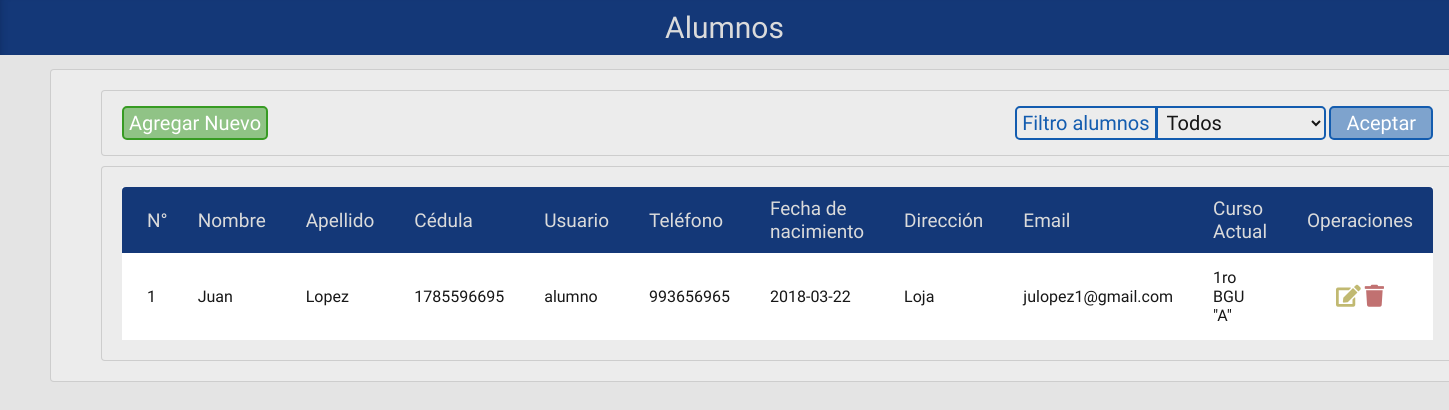
The page /php/editar_alumno.php on the database as committed earlier.
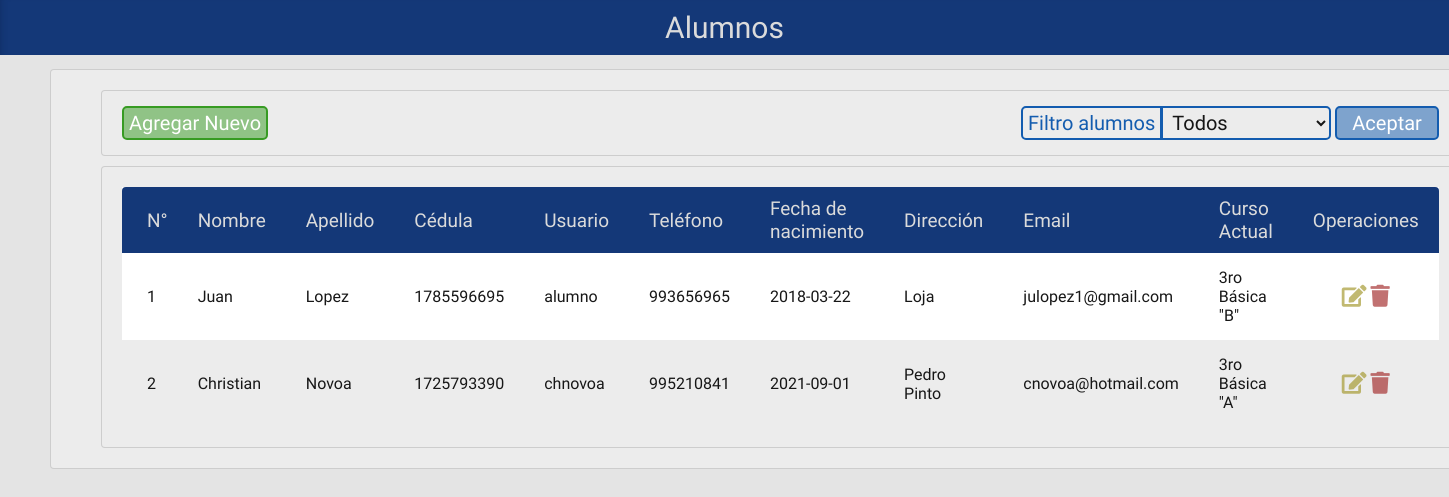
The same page on the database as committed later.
### tables this page shows
CREATE TABLE `alumno` (
  `ALU_CODIGO` int(2) NOT NULL,
  `AUL_CODIGO` int(2) NOT NULL,
  `USU_CODIGO` int(2) NOT NULL,
  `ALU_NOMBRE` varchar(35) NOT NULL,
  `ALU_APELLIDO` varchar(35) NOT NULL,
  `ALU_EMAIL` varchar(35) NOT NULL,
  `ALU_TELEFONO` int(10) NOT NULL,
  `ALU_CEDULA` varchar(10) NOT NULL,
  `ALU_FNACIMIENTO` date NOT NULL,
  `ALU_DIRECCION` varchar(50) NOT NULL,
  `ALU_ESTADO` int(1) NOT NULL DEFAULT '1'
);

CREATE TABLE `usuario` (
  `USU_CODIGO` int(2) NOT NULL,
  `ROL_CODIGO` int(2) NOT NULL,
  `USU_USER` char(35) NOT NULL,
  `USU_CLAVE` varchar(255) NOT NULL,
  `USU_ESTADO` int(1) NOT NULL DEFAULT '1'
);

CREATE TABLE `paralelo` (
  `AUL_CODIGO` int(2) NOT NULL,
  `HOR_CODIGO` int(2) DEFAULT NULL,
  `AUL_NOMBRE` varchar(30) NOT NULL,
  `AUL_CURSO` varchar(20) NOT NULL,
  `NIV_CODIGO` int(2) DEFAULT NULL,
  `AUL_ESTADO` int(1) NOT NULL DEFAULT '1'
);

### php/editar_alumno.php (the view, shortened to what the changed rows need)
<!doctype html>
<html>
<head>
	<link href="../css/estiloMostrar.css" rel="stylesheet" type="text/css">
	<link rel="stylesheet" href="https://use.fontawesome.com/releases/v5.8.1/css/all.css">
</head>
<body>
<div class="contenedor">
	<?php
	$conn = new mysqli( "localhost", "admin", "admin", "horarios" );
	$result = mysqli_query( $conn, "select * from alumno a, usuario u, paralelo p where a.usu_codigo=u.usu_codigo and a.aul_codigo=p.aul_codigo" );
	$activos = mysqli_query( $conn, "select * from alumno a, usuario u, paralelo p where a.usu_codigo=u.usu_codigo and a.aul_codigo=p.aul_codigo and a.alu_estado=1" );
	$desactivos = mysqli_query( $conn, "select * from alumno a, usuario u, paralelo p where a.usu_codigo=u.usu_codigo and a.aul_codigo=p.aul_codigo and a.alu_estado=0" );
	?>
	<div class="cuerpo">
	<div class="cont-tabla">
	<table>
		<thead>
			<tr>
				<th>N°</th>
				<th>Nombre</th>
				<th>Apellido</th>
				<th>Cédula</th>
				<th>Usuario</th>
				<th>Teléfono</th>
				<th>Fecha de <br> nacimiento</th>
				<th>Dirección</th>
				<th>Email</th>
				<th>Curso <br>Actual</th>
				<th>Operaciones</th>
			</tr>
		</thead>
		<tbody>
			<?php
			$estado = $_POST[ 'estado' ];
			if ( $estado == 'Todos' ||  $estado == '') {
				$cont = 1;
				while ( $row = mysqli_fetch_array( $result ) ) {
					echo '<tr><td>' .$cont. '</td>';
					echo '<td>' . $row[ "ALU_NOMBRE" ] . '</td>';
					echo '<td>' . $row[ "ALU_APELLIDO" ] . '</td>';
					echo '<td>' . $row[ "ALU_CEDULA" ] . '</td>';
					echo '<td>' . $row[ "USU_USER" ] . '</td>';
					echo '<td>' . $row[ "ALU_TELEFONO" ] . '</td>';
					echo '<td>' . $row[ "ALU_FNACIMIENTO" ] . '</td>';
					echo '<td>' . $row[ "ALU_DIRECCION" ] . '</td>';
					echo '<td>' . $row[ "ALU_EMAIL" ] . '</td>';
					if($row['AUL_ESTADO']=='1'){$cur = $row['AUL_CURSO'].' "'.$row['AUL_NOMBRE'].'"';}
					else {$cur = "Ninguno";}
					echo '<td>' .$cur. '</td>';
					if($row['ALU_ESTADO']=='1'){$estado = 'title="Eliminar" class="tabla-registro-elim btn-eliminar-a"><i class="fas fa-trash"></i>'; $est = "Activo";}
					else {$estado = 'title="Activar" class="btn-eliminar-i"><i class="fas fa-trash-restore"></i>'; $est = "Inactivo";}
					echo '<td> <a href="editar_alumno_recibe.php?u='.$row[ "ALU_CODIGO" ].'" title="Editar" class="btn-editar"><i class="fas fa-edit"></i></a>
							   <a href="eliminar_alumno.php?u='.$row[ "ALU_CODIGO" ].'" '.$estado.'</a></td></tr>';
					$cont++;
				}
			} else if ( $estado == 'Activos' ) {
				$cont = 1;
				while ( $row = mysqli_fetch_array( $activos ) ) {
					echo '<tr><td>' .$cont. '</td>';
					echo '<td>' . $row[ "ALU_NOMBRE" ] . '</td>';
					echo '<td>' . $row[ "ALU_APELLIDO" ] . '</td>';
					echo '<td>' . $row[ "ALU_CEDULA" ] . '</td>';
					echo '<td>' . $row[ "USU_USER" ] . '</td>';
					echo '<td>' . $row[ "ALU_TELEFONO" ] . '</td>';
					echo '<td>' . $row[ "ALU_FNACIMIENTO" ] . '</td>';
					echo '<td>' . $row[ "ALU_DIRECCION" ] . '</td>';
					if($row['AUL_ESTADO']=='1'){$cur = $row['AUL_CURSO'].' "'.$row['AUL_NOMBRE'].'"';}
					else {$cur = "Ninguno";}
					echo '<td>' .$cur. '</td>';
					if($row['ALU_ESTADO']=='1'){$est = "Activo";}
					else {$est = "Inactivo";}
					echo '<td>' .$est. '</td>';
					echo '<td> <a href="editar_alumno_recibe.php?u='.$row[ "ALU_CODIGO" ].'" title="Editar" class="btn-editar"><i class="fas fa-edit"></i></a>
							   <a href="eliminar_alumno.php?u='.$row[ "ALU_CODIGO" ].'" title="Eliminar" class="tabla-registro-elim  btn-eliminar-a"><i class="fas fa-trash"></i></a></td></tr>';
					$cont++;
				}
				mysqli_free_result( $activos );
			} else if ( $estado == 'Desactivados' ) {
				$cont = 1;
				while ( $row = mysqli_fetch_array( $desactivos ) ) {
					echo '<tr><td>' .$cont. '</td>';
					echo '<td>' . $row[ "ALU_NOMBRE" ] . '</td>';
					echo '<td>' . $row[ "ALU_APELLIDO" ] . '</td>';
					echo '<td>' . $row[ "ALU_CEDULA" ] . '</td>';
					echo '<td>' . $row[ "USU_USER" ] . '</td>';
					echo '<td>' . $row[ "ALU_TELEFONO" ] . '</td>';
					echo '<td>' . $row[ "ALU_FNACIMIENTO" ] . '</td>';
					echo '<td>' . $row[ "ALU_DIRECCION" ] . '</td>';
					if($row['AUL_ESTADO']=='1'){$cur = $row['AUL_CURSO'].' "'.$row['AUL_NOMBRE'].'"';}
					else {$cur = "Ninguno";}
					echo '<td>' .$cur. '</td>';
					if($row['ALU_ESTADO']=='1'){$est = "Activo";}
					else {$est = "Inactivo";}
					echo '<td>' .$est. '</td>';
					echo '<td> <a href="editar_alumno_recibe.php?u='.$row[ "ALU_CODIGO" ].'" title="Editar" class="btn-editar"><i class="fas fa-edit"></i></a>
							   <a href="eliminar_alumno.php?u='.$row[ "ALU_CODIGO" ].'" title="Activar"  class="btn-eliminar-i"><i class="fas fa-trash-restore"></i></a></td></tr>';
					$cont++;
				}
				mysqli_free_result( $desactivos );
			}
			?>
		</tbody>
	</table>
	</div>
	</div>
</div>
</body>
</html>

Rows that differ between the two databases and show on the page:
changed alumno "Juan": AUL_CODIGO.AUL_NOMBRE "1ro BGU \"A\"" → "3ro Básica \"B\""
added alumno: ALU_NOMBRE "Christian", ALU_APELLIDO "Novoa", ALU_CEDULA "1725793390", USU_CODIGO.USU_USER "chnovoa", ALU_TELEFONO "995210841", ALU_FNACIMIENTO "2021-09-01", ALU_DIRECCION "Pedro Pinto", ALU_EMAIL "cnovoa@hotmail.com", AUL_CODIGO.AUL_NOMBRE "3ro Básica \"A\"", ALU_ESTADO 1 (drawn)
